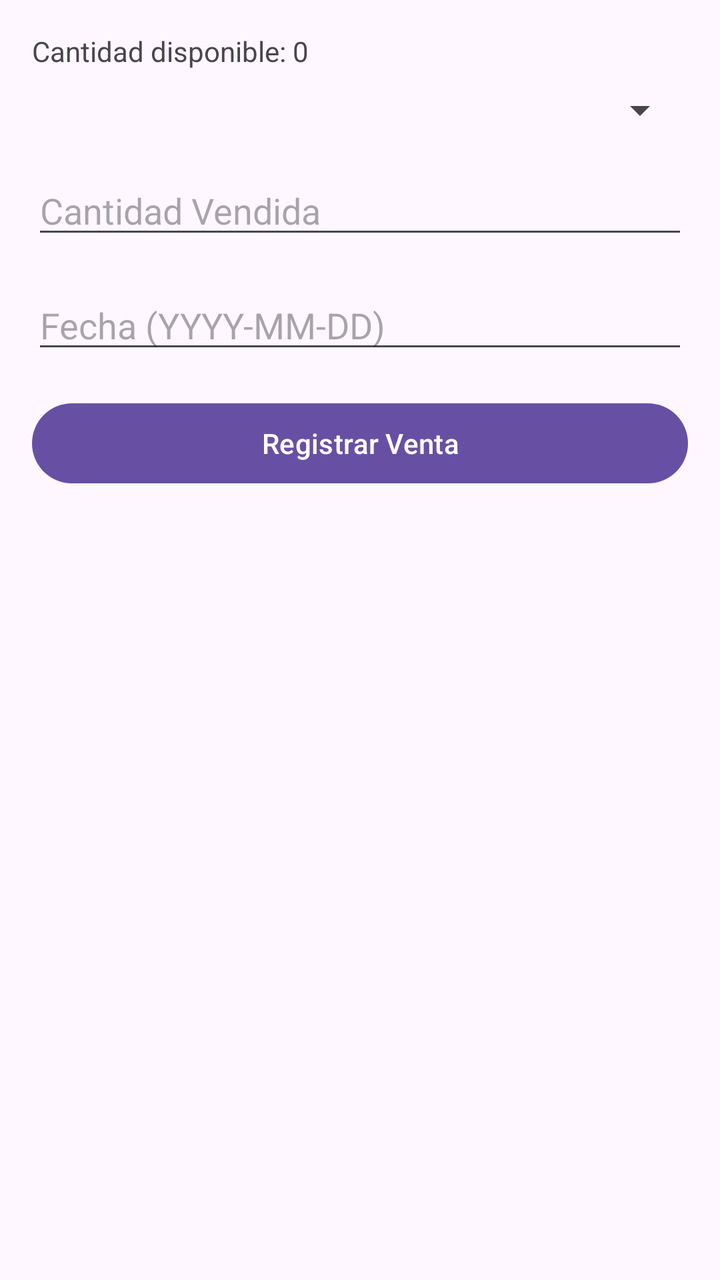
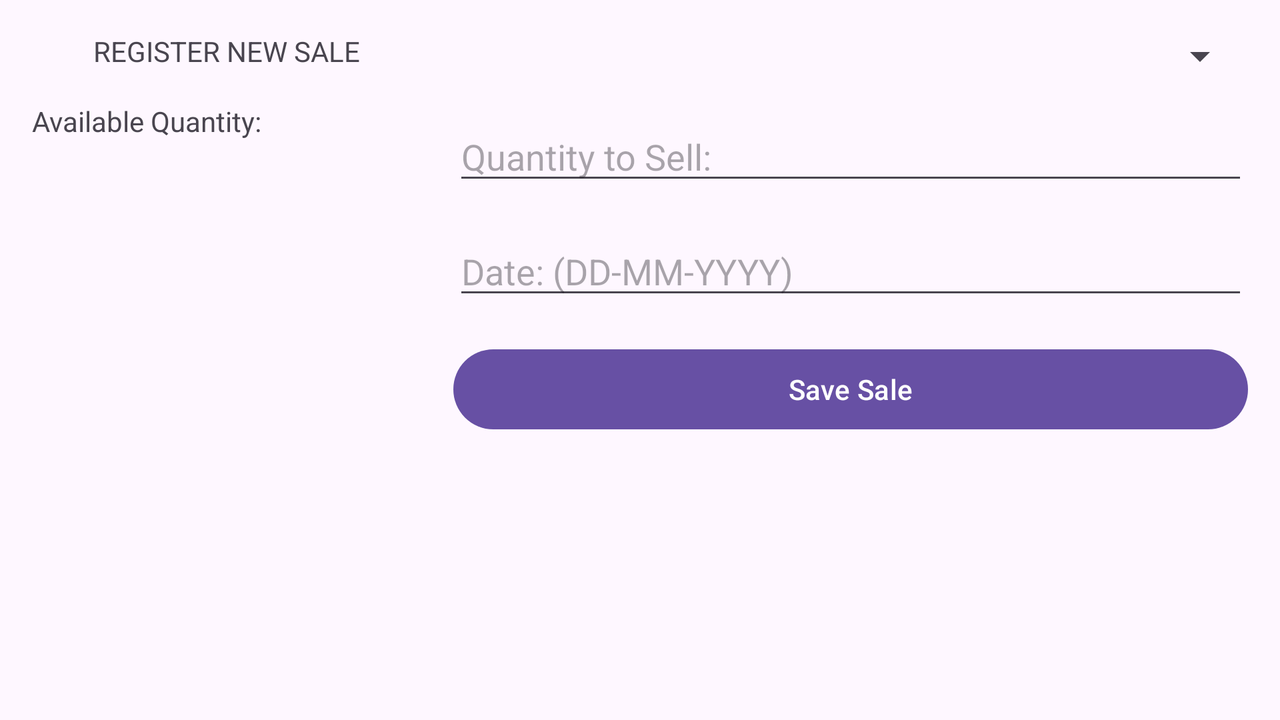

The same Android screen from two of the app's own layout files: first res/layout/ as a phone draws it, then the repository's variant for another configuration, drawn on a device whose configuration selects that folder. Both files follow.
<!-- AndroidManifest.xml: application theme Theme.MiInventario -->
<!-- res/layout/activity_registrar_venta.xml -->
<?xml version="1.0" encoding="utf-8"?>
<ScrollView
    xmlns:android="http://schemas.android.com/apk/res/android"
    android:layout_width="match_parent"
    android:layout_height="match_parent"
    android:padding="16dp">

    <LinearLayout
        android:layout_width="match_parent"
        android:layout_height="wrap_content"
        android:orientation="vertical">

        <TextView
            android:id="@+id/tvCantidadDisponible"
            android:layout_width="match_parent"
            android:layout_height="wrap_content"
            android:text="Cantidad disponible: 0"
            android:layout_marginBottom="8dp" />

        <Spinner
            android:id="@+id/spProducto"
            android:layout_width="match_parent"
            android:layout_height="wrap_content"
            android:layout_marginBottom="16dp" />

        <EditText
            android:id="@+id/etCantidadVendida"
            android:layout_width="match_parent"
            android:layout_height="wrap_content"
            android:hint="Cantidad Vendida"
            android:inputType="number"
            android:layout_marginBottom="16dp" />

        <EditText
            android:id="@+id/etFechaVenta"
            android:layout_width="match_parent"
            android:layout_height="wrap_content"
            android:hint="Fecha (YYYY-MM-DD)"
            android:layout_marginBottom="16dp" />

        <Button
            android:id="@+id/btnRegistrarVenta"
            android:layout_width="match_parent"
            android:layout_height="wrap_content"
            android:text="Registrar Venta" />
    </LinearLayout>
</ScrollView>
<!-- resources referenced by this layout -->
<resources>
  <style name="Theme.MiInventario" parent="Base.Theme.MiInventario" />
  <style name="Base.Theme.MiInventario" parent="Theme.Material3.DayNight.NoActionBar">
          
          
      </style>
</resources>
<!-- res/layout-land/activity_registrar_venta.xml (the repository's variant of the layout above) -->
<!-- drawn on the phone turned sideways -->
<?xml version="1.0" encoding="utf-8"?>
<ScrollView
    xmlns:android="http://schemas.android.com/apk/res/android"
    android:layout_width="match_parent"
    android:layout_height="match_parent"
    android:padding="16dp">

    <LinearLayout
        android:layout_width="match_parent"
        android:layout_height="wrap_content"
        android:orientation="horizontal">

        
        <LinearLayout
            android:layout_width="0dp"
            android:layout_height="match_parent"
            android:layout_weight="1"
            android:orientation="vertical"
            android:paddingEnd="8dp">

            <TextView
                android:id="@+id/lvRVentas"
                android:layout_width="match_parent"
                android:layout_height="wrap_content"
                android:text="@string/lvTNV"
                android:gravity="center"
                android:layout_marginBottom="16dp" />

            <TextView
                android:id="@+id/tvCantidadDisponible"
                android:layout_width="match_parent"
                android:layout_height="wrap_content"
                android:text="@string/lvCant"
                android:layout_marginBottom="16dp" />
        </LinearLayout>

        
        <LinearLayout
            android:layout_width="0dp"
            android:layout_height="match_parent"
            android:layout_weight="2"
            android:orientation="vertical"
            android:paddingStart="8dp">

            <Spinner
                android:id="@+id/spProducto"
                android:layout_width="match_parent"
                android:layout_height="wrap_content"
                android:layout_marginBottom="16dp" />

            <EditText
                android:id="@+id/etCantidadVendida"
                android:layout_width="match_parent"
                android:layout_height="wrap_content"
                android:hint="@string/lvCanVen"
                android:inputType="number"
                android:layout_marginBottom="16dp" />

            <EditText
                android:id="@+id/etFechaVenta"
                android:layout_width="match_parent"
                android:layout_height="wrap_content"
                android:hint="@string/lvFecha"
                android:layout_marginBottom="16dp" />

            <Button
                android:id="@+id/btnRegistrarVenta"
                android:layout_width="match_parent"
                android:layout_height="wrap_content"
                android:text="@string/BtnGV" />
        </LinearLayout>
    </LinearLayout>
</ScrollView>
<!-- resources referenced by the variant -->
<!-- as the phone turned sideways resolves them -->
<resources>
  <string name="BtnGV">Save Sale</string>
  <string name="lvCanVen">Quantity to Sell:</string>
  <string name="lvCant">Available Quantity:</string>
  <string name="lvFecha">Date: (DD-MM-YYYY)</string>
  <string name="lvTNV">REGISTER NEW SALE</string>
  <style name="Theme.MiInventario" parent="Base.Theme.MiInventario" />
  <style name="Base.Theme.MiInventario" parent="Theme.Material3.DayNight.NoActionBar">
          
          
      </style>
</resources>
